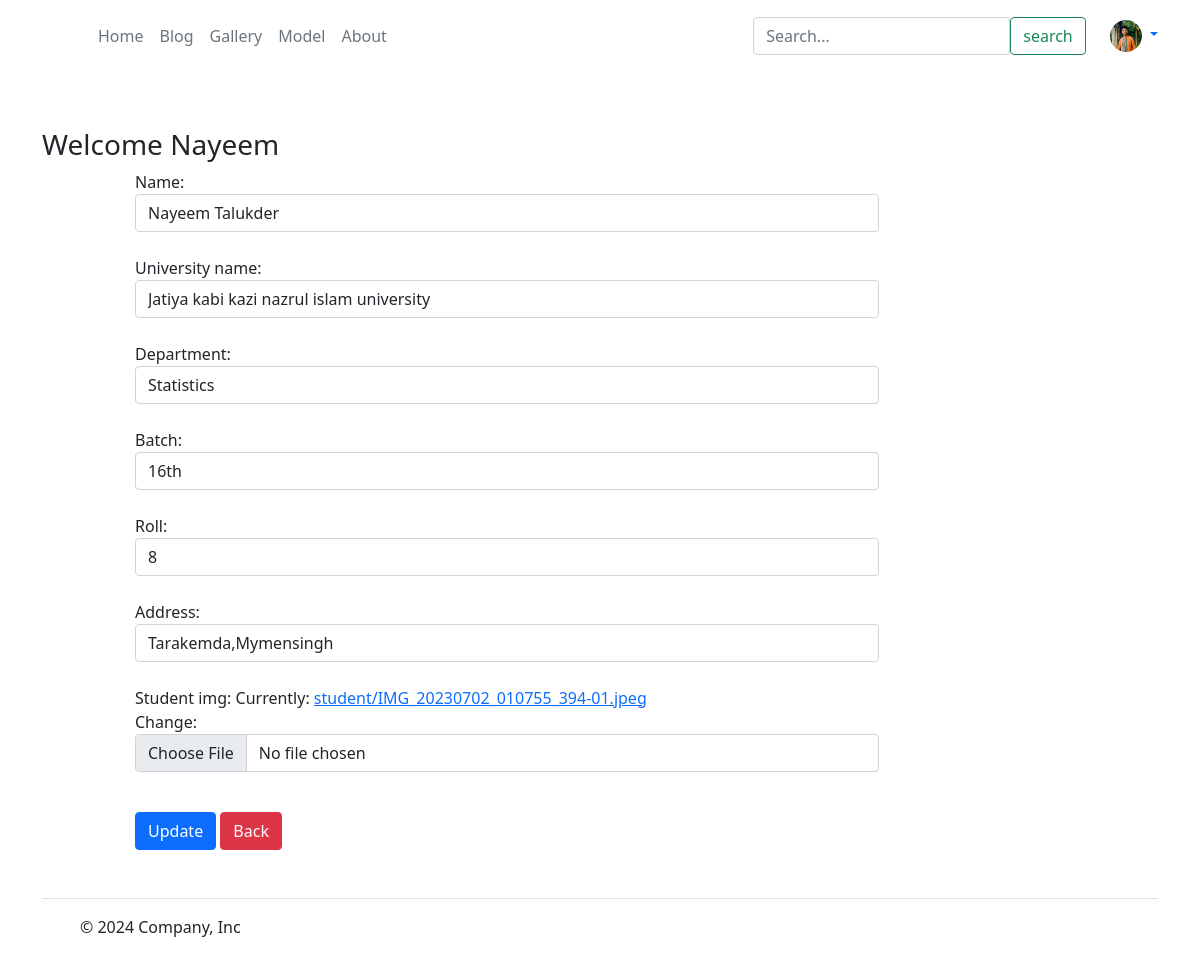
The page /updateaddress/1 (signed in) on the database its author committed.
### app/models.py (models this page shows, shortened)
class Student(models.Model):
  user = models.ForeignKey(User,on_delete=models.CASCADE)
  name = models.CharField(max_length=200)
  university_name = models.CharField(max_length=200)
  department = models.CharField(max_length=50)
  batch = models.CharField(max_length=50)
  roll = models.IntegerField()
  address = models.CharField(max_length=100)
  student_img = models.ImageField(upload_to='student/')

### app/views.py (the view, shortened to what this page needs)
# urls.py: path('updateaddress/<int:pk>', views.updateAddress.as_view(),name="updateaddress"),
class updateAddress(View):
  def get(self,request,pk):
    add = Student.objects.get(pk=pk)
    form = CustomerProfileForm(instance=add)
    return render(request, 'app/updateaddress.html',locals())

### app/forms.py
class CustomerProfileForm(forms.ModelForm):
  class Meta:
    model = Student
    fields=['name','university_name','department','batch','roll','address','student_img']
    widgets={
      'name':forms.TextInput(attrs={'class':'form-control'}),'university_name':forms.TextInput(attrs={'class':'form-control'}),'department':forms.TextInput(attrs={'class':'form-control'}),'batch':forms.TextInput(attrs={'class':'form-control'}),'roll':forms.NumberInput(attrs={'class':'form-control'}),
      'address':forms.TextInput(attrs={'class':'form-control'}),
      'student_img': forms.ClearableFileInput(attrs={'class': 'form-control'}),
    }

### app/context_processors.py (called while the page is built)
def student_processor(request):
    if request.user.is_authenticated:
        try:
            student = Student.objects.get(user=request.user)
        except Student.DoesNotExist:
            student = None
    else:
        student = None
    return {'student': student}

### app/templates/app/updateaddress.html (shortened to what this page needs)
{% extends 'app/base.html' %}
{% load static %}
{% block main--content %}
  <div class="container my-5">
    <div class="row">
      <h3>
        Welcome <span class="text-capitalize">{{request.user}}</span>
      </h3>
    </div>
    <div class="col-sm-8 offset-sm-1">
        <form action="" method="post">
          {% for fm in form %}
          {{fm.label_tag}} {{fm}} <small class="text-danger">{{fm.errors|striptags}}</small>
          <br>
          {% endfor %}
          <div class="col-12 mt-3">
            <button type="submit" class="btn btn-primary">Update</button>
            <a href="{% url 'address' %}" type="button" class="btn btn-danger">Back</a>
          </div>
        </form>
    </div>
  </div>
{% endblock main--content %}

### app/templates/app/base.html (shortened to what this page needs)
<!DOCTYPE html>
{% load static %}
<html lang="en">
  <head>
    <link
      href="https://cdn.jsdelivr.net/npm/bootstrap@5.0.2/dist/css/bootstrap.min.css"
      rel="stylesheet"
    />
    <link rel="stylesheet" href="{% static 'app/css/owl.carousel.min.css' %}" />
    <link rel="stylesheet" href="{% static 'app/css/all.min.css' %}" />
    <link rel="stylesheet" href="{% static 'app/css/style.css' %}" />
    <link rel="stylesheet" href="{% static 'app/css/gallery.css' %}" />
    <link rel="stylesheet" href="{% static 'app/css/about.css' %}" />
  </head>
  <body>
    <header>
      <div class="container">
        <div
          class="d-flex flex-wrap align-items-center justify-content-center justify-content-lg-start mt-lg-3"
        >
          <a
            href="/"
            class="d-flex align-items-center mb-2 mb-lg-0 text-white text-decoration-none"
          >
            <svg
              class="bi me-2"
              width="40"
              height="32"
              role="img"
              aria-label="Bootstrap"
            >
              <use xlink:href="#bootstrap"></use>
            </svg>
          </a>
          <ul
            class="nav col-12 col-lg-auto me-lg-auto mb-2 justify-content-center mb-md-0"
          >
            <li>
              <a href="{% url 'home' %}" class="nav-link px-2 text-secondary"
                >Home</a
              >
            </li>
            <li>
              <a href="{% url 'blog_list' %}" class="nav-link px-2 text-secondary">Blog</a>
            </li>
            <li>
              <a href="{% url 'gallery' %}" class="nav-link px-2 text-secondary"
                >Gallery</a
              >
            </li>
            <li><a href="#" class="nav-link px-2 text-secondary">Model</a></li>
            <li>
              <a href="{% url 'about' %}" class="nav-link px-2 text-secondary"
                >About</a
              >
            </li>
          </ul>
          <form
            class="col-12 col-lg-auto mb-3 mb-lg-0 me-lg-3 d-flex justify-content-between"
            role="search"
          >
            <input
              type="search"
              class="form-control form-control-dark text-bg-success"
              placeholder="Search..."
              aria-label="Search"
            />
            <button type="submit" class="btn btn-outline-success me-2">
              search
            </button>
          </form>
          {% if request.user.is_authenticated %}
          <div class="dropdown text-end">
            <a
              href="#"
              class="d-block link-body-emphasis text-decoration-none dropdown-toggle"
              data-bs-toggle="dropdown"
              aria-expanded="false"
            >
              <img
                src="{{ student.student_img.url }}"
                alt="{{ student.name }}"
                width="32"
                height="32"
                class="rounded-circle"
              />
            </a>
          </div>
          {% endif %}
        </div>
        <br />
      </div>
    </header>
    {% block main--content %} {% endblock main--content %}
    <div class="container">
      <footer
        class="d-flex flex-wrap justify-content-between align-items-center py-3 my-4 border-top"
      >
        <div class="col-md-4 d-flex align-items-center">
          <a
            href="/"
            class="mb-3 me-2 mb-md-0 text-body-secondary text-decoration-none lh-1"
          >
            <svg class="bi" width="30" height="24">
              <use xlink:href="#bootstrap"></use>
            </svg>
          </a>
          <span class="mb-3 mb-md-0 text-body-secondary"
            >© 2024 Company, Inc</span
          >
        </div>
        <ul class="nav col-md-4 justify-content-end list-unstyled d-flex">
          <li class="ms-3">
            <a class="text-body-secondary" href="#"
              ><svg class="bi" width="24" height="24">
                <use xlink:href="#twitter"></use></svg
            ></a>
          </li>
          <li class="ms-3">
            <a class="text-body-secondary" href="#"
              ><svg class="bi" width="24" height="24">
                <use xlink:href="#instagram"></use></svg
            ></a>
          </li>
          <li class="ms-3">
            <a class="text-body-secondary" href="#"
              ><svg class="bi" width="24" height="24">
                <use xlink:href="#facebook"></use></svg
            ></a>
          </li>
        </ul>
      </footer>
    </div>
  </body>
</html>

### app/static/app/css/gallery.css (style rules this page uses)
* { box-sizing: border-box; }

### rows shown on the page
Student: student_img (picture), form "Nayeem Talukder" "Jatiya kabi kazi nazrul islam university" "Statistics" "16th" "8" "Tarakemda,Mymensingh"

### other values the page prints
{{ request.user }} "Nayeem"
{{ fm.label_tag }} "Name:" "University name:" "Department:" "Batch:" "Roll:" "Address:" "Student img:"
